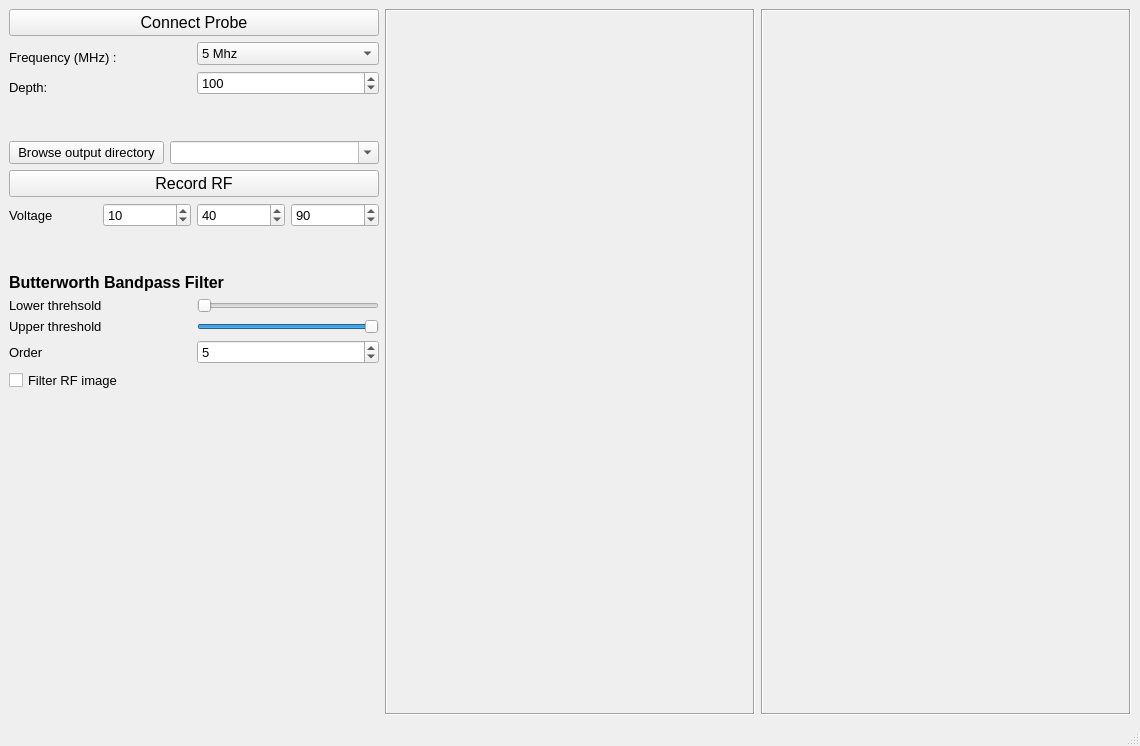
<?xml version="1.0" encoding="UTF-8"?>
<ui version="4.0">
 <class>MainWindow</class>
 <widget class="QMainWindow" name="MainWindow">
  <property name="geometry">
   <rect>
    <x>0</x>
    <y>0</y>
    <width>1140</width>
    <height>746</height>
   </rect>
  </property>
  <property name="font">
   <font>
    <pointsize>10</pointsize>
   </font>
  </property>
  <property name="windowTitle">
   <string>MainWindow</string>
  </property>
  <widget class="QWidget" name="centralwidget">
   <layout class="QGridLayout" name="gridLayout_3">
    <item row="0" column="0">
     <layout class="QHBoxLayout" name="horizontalLayout_4">
      <item>
       <layout class="QVBoxLayout" name="verticalLayout">
        <item>
         <widget class="QPushButton" name="pushButton_ConnectProbe">
          <property name="font">
           <font>
            <pointsize>12</pointsize>
           </font>
          </property>
          <property name="text">
           <string>Connect Probe</string>
          </property>
         </widget>
        </item>
        <item>
         <layout class="QGridLayout" name="gridLayout">
          <item row="2" column="1">
           <widget class="QComboBox" name="dropDown_Frequency">
            <property name="inputMethodHints">
             <set>Qt::ImhNone</set>
            </property>
            <property name="currentText">
             <string>5 Mhz</string>
            </property>
            <item>
             <property name="text">
              <string>5 Mhz</string>
             </property>
            </item>
            <item>
             <property name="text">
              <string>7.5 Mhz</string>
             </property>
            </item>
            <item>
             <property name="text">
              <string>10 Mhz</string>
             </property>
            </item>
            <item>
             <property name="text">
              <string>15 Mhz</string>
             </property>
            </item>
           </widget>
          </item>
          <item row="4" column="0">
           <widget class="QLabel" name="label_Depth">
            <property name="font">
             <font>
              <pointsize>10</pointsize>
              <weight>50</weight>
              <bold>false</bold>
             </font>
            </property>
            <property name="text">
             <string>Depth:</string>
            </property>
            <property name="alignment">
             <set>Qt::AlignBottom|Qt::AlignLeading|Qt::AlignLeft</set>
            </property>
           </widget>
          </item>
          <item row="2" column="0">
           <widget class="QLabel" name="label_Frequency">
            <property name="font">
             <font>
              <pointsize>10</pointsize>
              <weight>50</weight>
              <bold>false</bold>
             </font>
            </property>
            <property name="text">
             <string>Frequency (MHz) :</string>
            </property>
            <property name="alignment">
             <set>Qt::AlignBottom|Qt::AlignLeading|Qt::AlignLeft</set>
            </property>
           </widget>
          </item>
          <item row="4" column="1">
           <widget class="QSpinBox" name="spinBox_Depth">
            <property name="minimum">
             <number>10</number>
            </property>
            <property name="maximum">
             <number>200</number>
            </property>
            <property name="singleStep">
             <number>5</number>
            </property>
            <property name="value">
             <number>100</number>
            </property>
           </widget>
          </item>
         </layout>
        </item>
        <item>
         <spacer name="verticalSpacer_3">
          <property name="orientation">
           <enum>Qt::Vertical</enum>
          </property>
          <property name="sizeType">
           <enum>QSizePolicy::Fixed</enum>
          </property>
          <property name="sizeHint" stdset="0">
           <size>
            <width>20</width>
            <height>40</height>
           </size>
          </property>
         </spacer>
        </item>
        <item>
         <layout class="QHBoxLayout" name="horizontalLayout_3">
          <item>
           <widget class="QPushButton" name="pushButton_outputDir">
            <property name="maximumSize">
             <size>
              <width>155</width>
              <height>25</height>
             </size>
            </property>
            <property name="text">
             <string>Browse output directory</string>
            </property>
           </widget>
          </item>
          <item>
           <widget class="QComboBox" name="comboBox_outputDir">
            <property name="sizePolicy">
             <sizepolicy hsizetype="Ignored" vsizetype="Fixed">
              <horstretch>0</horstretch>
              <verstretch>0</verstretch>
             </sizepolicy>
            </property>
            <property name="editable">
             <bool>true</bool>
            </property>
           </widget>
          </item>
         </layout>
        </item>
        <item>
         <widget class="QPushButton" name="pushButton_recordRF">
          <property name="font">
           <font>
            <pointsize>12</pointsize>
           </font>
          </property>
          <property name="text">
           <string>Record RF</string>
          </property>
         </widget>
        </item>
        <item>
         <layout class="QGridLayout" name="layout_record">
          <item row="0" column="3">
           <widget class="QSpinBox" name="spinBox_voltHigh">
            <property name="maximum">
             <number>100</number>
            </property>
            <property name="value">
             <number>90</number>
            </property>
           </widget>
          </item>
          <item row="0" column="1">
           <widget class="QSpinBox" name="spinBox_voltLow">
            <property name="maximum">
             <number>100</number>
            </property>
            <property name="value">
             <number>10</number>
            </property>
           </widget>
          </item>
          <item row="0" column="2">
           <widget class="QSpinBox" name="spinBox_voltStep">
            <property name="maximum">
             <number>100</number>
            </property>
            <property name="value">
             <number>40</number>
            </property>
           </widget>
          </item>
          <item row="0" column="0">
           <widget class="QLabel" name="label_5">
            <property name="text">
             <string>Voltage</string>
            </property>
           </widget>
          </item>
         </layout>
        </item>
        <item>
         <spacer name="verticalSpacer">
          <property name="orientation">
           <enum>Qt::Vertical</enum>
          </property>
          <property name="sizeType">
           <enum>QSizePolicy::Fixed</enum>
          </property>
          <property name="sizeHint" stdset="0">
           <size>
            <width>20</width>
            <height>40</height>
           </size>
          </property>
         </spacer>
        </item>
        <item>
         <widget class="QLabel" name="label">
          <property name="font">
           <font>
            <pointsize>12</pointsize>
            <weight>75</weight>
            <bold>true</bold>
           </font>
          </property>
          <property name="text">
           <string>Butterworth Bandpass Filter</string>
          </property>
          <property name="textFormat">
           <enum>Qt::AutoText</enum>
          </property>
         </widget>
        </item>
        <item>
         <layout class="QGridLayout" name="gridLayout_2">
          <item row="0" column="0">
           <widget class="QLabel" name="label_2">
            <property name="text">
             <string>Lower threhsold</string>
            </property>
           </widget>
          </item>
          <item row="0" column="1">
           <widget class="QSlider" name="slider_lowerFrequency">
            <property name="sizePolicy">
             <sizepolicy hsizetype="Minimum" vsizetype="Ignored">
              <horstretch>0</horstretch>
              <verstretch>0</verstretch>
             </sizepolicy>
            </property>
            <property name="maximum">
             <number>100</number>
            </property>
            <property name="singleStep">
             <number>1</number>
            </property>
            <property name="value">
             <number>0</number>
            </property>
            <property name="tracking">
             <bool>false</bool>
            </property>
            <property name="orientation">
             <enum>Qt::Horizontal</enum>
            </property>
           </widget>
          </item>
          <item row="1" column="1">
           <widget class="QSlider" name="slider_upperFrequency">
            <property name="sizePolicy">
             <sizepolicy hsizetype="Minimum" vsizetype="Fixed">
              <horstretch>0</horstretch>
              <verstretch>0</verstretch>
             </sizepolicy>
            </property>
            <property name="maximum">
             <number>100</number>
            </property>
            <property name="value">
             <number>100</number>
            </property>
            <property name="tracking">
             <bool>false</bool>
            </property>
            <property name="orientation">
             <enum>Qt::Horizontal</enum>
            </property>
           </widget>
          </item>
          <item row="2" column="1">
           <widget class="QSpinBox" name="spinBox_order">
            <property name="minimum">
             <number>1</number>
            </property>
            <property name="maximum">
             <number>10</number>
            </property>
            <property name="value">
             <number>5</number>
            </property>
           </widget>
          </item>
          <item row="1" column="0">
           <widget class="QLabel" name="label_3">
            <property name="text">
             <string>Upper threshold</string>
            </property>
           </widget>
          </item>
          <item row="2" column="0">
           <widget class="QLabel" name="label_4">
            <property name="text">
             <string>Order</string>
            </property>
           </widget>
          </item>
         </layout>
        </item>
        <item>
         <widget class="QCheckBox" name="checkBox_filterRF">
          <property name="text">
           <string>Filter RF image</string>
          </property>
         </widget>
        </item>
        <item>
         <spacer name="verticalSpacer_2">
          <property name="orientation">
           <enum>Qt::Vertical</enum>
          </property>
          <property name="sizeHint" stdset="0">
           <size>
            <width>20</width>
            <height>40</height>
           </size>
          </property>
         </spacer>
        </item>
       </layout>
      </item>
      <item>
       <widget class="QLabel" name="label_BModeImage">
        <property name="frameShape">
         <enum>QFrame::Box</enum>
        </property>
        <property name="frameShadow">
         <enum>QFrame::Sunken</enum>
        </property>
        <property name="text">
         <string notr="true"/>
        </property>
        <property name="textFormat">
         <enum>Qt::AutoText</enum>
        </property>
       </widget>
      </item>
      <item>
       <widget class="QLabel" name="label_rfImage">
        <property name="frameShape">
         <enum>QFrame::Box</enum>
        </property>
        <property name="frameShadow">
         <enum>QFrame::Sunken</enum>
        </property>
        <property name="text">
         <string notr="true"/>
        </property>
        <property name="textFormat">
         <enum>Qt::AutoText</enum>
        </property>
       </widget>
      </item>
     </layout>
    </item>
   </layout>
  </widget>
  <widget class="QMenuBar" name="menubar">
   <property name="geometry">
    <rect>
     <x>0</x>
     <y>0</y>
     <width>1140</width>
     <height>21</height>
    </rect>
   </property>
  </widget>
  <widget class="QStatusBar" name="statusbar"/>
 </widget>
 <resources/>
 <connections/>
</ui>
